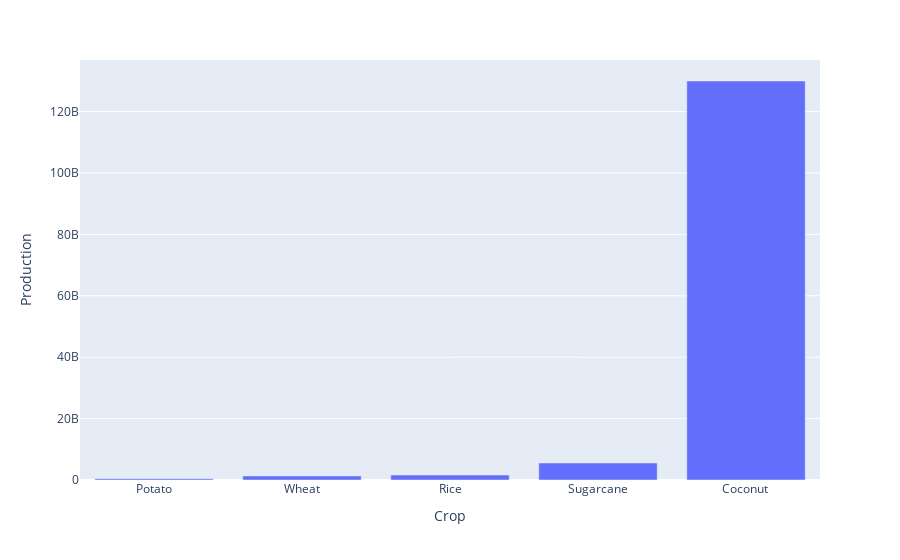

Notebook source saved alongside this figure:
### Code cell
temp=df.groupby(by='Crop').sum().reset_index().sort_values(by='Production')
px.bar(temp.tail(),'Crop','Production')

### Figure 1 — Plotly figure (JSON) as saved in the notebook; plotly's stock layout.template omitted (floating-point values rounded to 4 significant figures)
{"data": [{"alignmentgroup": "True", "hovertemplate": "Crop=%{x}<br>Production=%{y}<extra></extra>", "legendgroup": "", "marker": {"color": "#636efa", "pattern": {"shape": ""}}, "name": "", "offsetgroup": "", "orientation": "v", "showlegend": false, "textposition": "auto", "type": "bar", "x": ["Potato", "Wheat", "Rice", "Sugarcane", "Coconut "], "xaxis": "x", "y": [424800000.0, 1333000000.0, 1605000000.0, 5536000000.0, 130000000000.0], "yaxis": "y"}], "layout": {"autosize": true, "barmode": "relative", "legend": {"tracegroupgap": 0}, "margin": {"t": 60}, "xaxis": {"anchor": "y", "autorange": true, "domain": [0, 1], "range": [-0.5, 4.5], "title": {"text": "Crop"}, "type": "category"}, "yaxis": {"anchor": "x", "autorange": true, "domain": [0, 1], "range": [0, 136800000000.0], "title": {"text": "Production"}, "type": "linear"}}}
